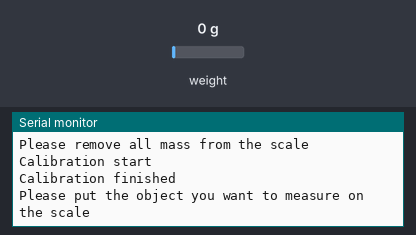
The sketch below on a simulated Arduino Uno, built with avr-gcc and run on an emulated ATmega328P. On the bench: the last lines printed to the serial monitor. The inputs (shaded band) are chosen by the test bench; at power-on: weight on the scale 0 g.

Above: at 8.3 s.
8.4 s: weight on the scale set to 3 g
At 11.3 s:
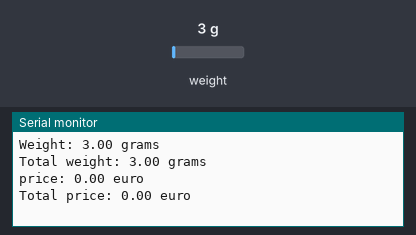
15.6 s: weight on the scale set to 100 g
At 18.9 s:
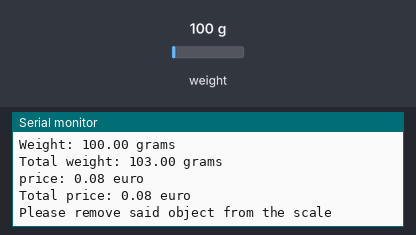

The sketch:

Weight_sensor_Yori.ino
```cpp
#include <HX711.h>
#include <HX711_ADC.h>

HX711 scale;
const int CLOCKPIN = 4;
const int DATAPIN = 5;
double weight = 0;
double total_weight = 0;
double price = 0;
double total_price = 0;
String message;
HX711_ADC LoadCell(DATAPIN, CLOCKPIN);

void setup(){
  Serial.begin(57600);
  scale.begin(DATAPIN, CLOCKPIN);
  scale.tare();
  LoadCell.begin();
  Serial.println("Please remove all mass from the scale");
  Serial.print('\n');
  delay(3000);
  calibrate(); //start the calibration process
}

void serialreadmeasure(){
  if (Serial.available() > 0) {
    char received = Serial.read();

    if (received == '\n') {
      if (message == "yes"){
        Serial.println("Please put the object you want to measure on the scale");
      }
      else if (message == "no") {
        Serial.println("Thank you for using this!");
        Serial.print("Your total money back is: ");
        Serial.print(total_price);
        Serial.print(" euro");
        Serial.print('\n');
        Serial.print("The total weight of the measured objects is: ");
        Serial.print(total_weight / 1000);
        Serial.print(" kilograms");
        //print receipt for customer
      }
      message = "";
    }else {
      message += received;
    }
  }
}

void calibrate() {
  Serial.println("Calibration start");
  LoadCell.refreshDataSet(); //refresh the dataset to be sure that the known mass is measured correct
  float newCalibrationValue = 459.36;
  scale.set_scale(newCalibrationValue);
  delay(500);
  Serial.println("Calibration finished");
  delay(1000);
  Serial.print('\n');
  Serial.println("Please put the object you want to measure on the scale");
}

void priceofplastic(){
  price = weight / 1000 * 0.75;
  Serial.print('\n');
  Serial.print("price: ");
  Serial.print(price);
  Serial.print(" euro");
  Serial.print('\n');

  total_price = total_price + price;
  Serial.print("Total price: ");
  Serial.print(total_price);
  Serial.print(" euro");
  Serial.println('\n');
}

void measurements(){
  weight = scale.get_units(10);
  total_weight = total_weight + weight;
  Serial.print('\n');
  Serial.print("Weight: ");
  Serial.print(weight);
  Serial.print(" grams");
  Serial.print('\n');

  Serial.print("Total weight: ");
  Serial.print(total_weight);
  Serial.print(" grams");

  priceofplastic(); //measure and print the price of the measured object

  delay(1500);
  Serial.println("Please remove said object from the scale");
  delay(3000);
  Serial.print('\n');

  Serial.println("Do you wish to continue measuring?");
  Serial.println("Send 'yes' if you wish to continue and 'no' if you wish to stop");
  Serial.print('\n');
}

void loop(){
  weight = scale.get_units(10);
  if (weight > 1){
    measurements(); //Function to measure weight once.
  }else {
    serialreadmeasure(); //read user input if they want to continue measuring
  }
}
```

Measured:
- the behaviour switches between 1 and 2 g on weight on the scale (found by bisection; images 0 and 1)
- after the input at 8.4 s, the serial monitor: prints a new line after 1.7 s (image 1)
- after the input at 15.6 s, the serial monitor: prints a new line after 1.0 s (image 2)
